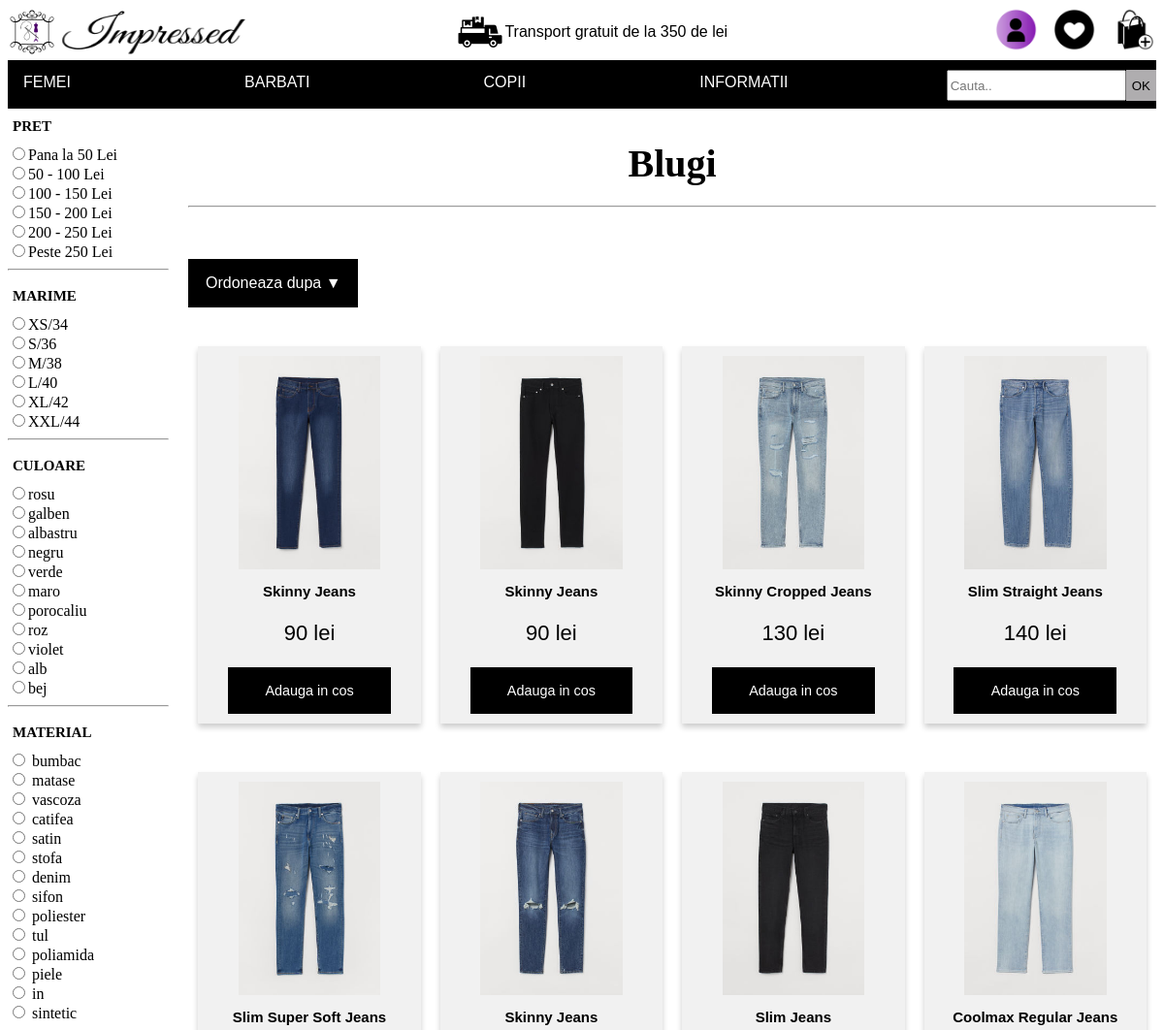
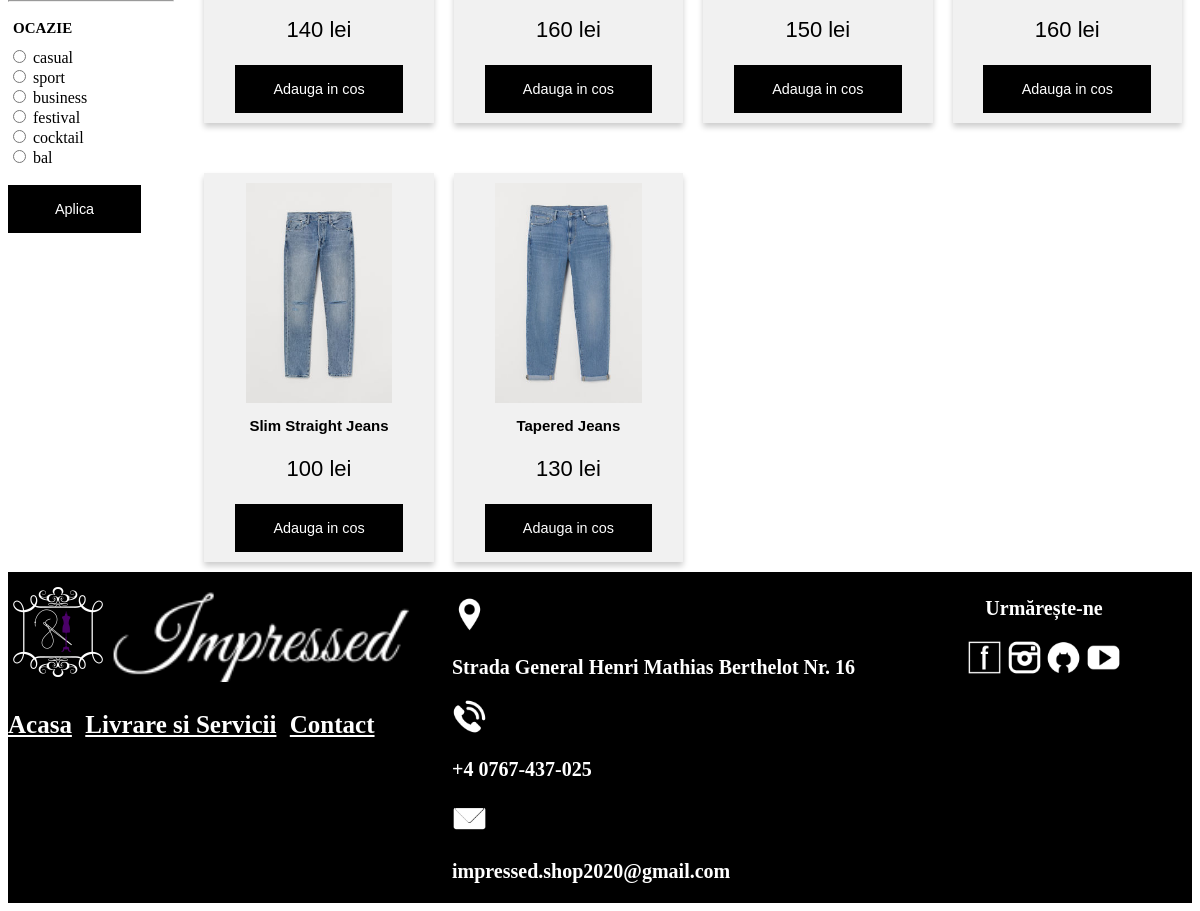
/produse/barbati/blugi, run on the app's committed database (2 pictures, top to bottom).
### tables this page shows
CREATE TABLE `produse` (
  `id_produs` int(10) NOT NULL,
  `nume` varchar(100) DEFAULT NULL,
  `pret` int(10) DEFAULT NULL,
  `material` varchar(100) DEFAULT NULL,
  `imagine` varchar(100) DEFAULT NULL,
  `descriere` varchar(1000) DEFAULT NULL,
  `gen` varchar(100) DEFAULT NULL,
  `tip` varchar(100) DEFAULT NULL,
  `categorie` varchar(30) NOT NULL,
  `culoare` varchar(30) NOT NULL,
  `nr_accesari` int(100) NOT NULL
);

### libs/View.php (called while the page is built, shortened)
<?php
class View
{
    public function render($name)
    {
        require 'views/' . $name . '.php';
    }
}

### controllers/produse.php (called while the page is built, shortened)
<?php
class Produse extends Controller
{
    public function barbati($category)
    {
        $this->view->category = $category;
        $product = new produse_model();
        $this->view->category = $category;
        if (isset($_GET['pret1']) && isset($_GET['pret2']) && isset($_GET['marime']) && isset($_GET['culoare']) && isset($_GET['material']) && isset($_GET['tip'])) {
            if ($_GET['marime'] == 'false') {
                $this->view->result = $product->selectByFilterWithoutSize("'" . $category . "'", $_GET['material'], $_GET['tip'], "'barbati'", $_GET['culoare'], $_GET['pret1'] . " and " . $_GET['pret2'], $this->view->count);
            } else {
                $this->view->result = $product->selectByFilter("'" . $category . "'", $_GET['material'], $_GET['marime'], $_GET['tip'], "'barbati'", $_GET['culoare'], $_GET['pret1'] . " and " . $_GET['pret2'], $this->view->count);
            }
        } else {
            $this->view->result = $product->selectManCategory($category, $this->view->count);
        }
        $this->view->render('menProducts');
    }
}

### index.php (called while the page is built, shortened)
<?php
$bootstrap = new Bootstrap();
$bootstrap->init();

### libs/Database.php (called while the page is built, shortened)
<?php
class Database extends PDO
{
    public  $con;
    public function __construct()
    {
        $this->con = new PDO(DB_TYPE . ':host=' . DB_HOST . ';dbname=' . DB_NAME, DB_USER, DB_PASS);
    }
    public function select2($table_name, $col1, $data1, $col2, $data2)
    {
        $string = "SELECT * FROM " . $table_name . " WHERE " . $col1 . "= ? and " . $col2 . "= ?";
        $stmt = $this->con->prepare($string);
        if ($stmt->execute([$data1, $data2])) return $stmt;
        else return false;
    }
}

### models/produse_model.php (called while the page is built, shortened)
<?php
class Produse_model extends Model
{
    public function selectManCategory($category, &$count)
    {
        return $this->db->select2('produse', 'gen', 'barbati', 'categorie', $category);
    }
}

### views/menProducts.php (the view, shortened to what this page needs)
<!DOCTYPE html>
<html lang="ro">
<head>
    <link href="<?php echo URL; ?>public/css/products.css" rel="stylesheet" />
</head>
<body>
    <header>
        <?php
        require 'header.php';
        ?>
    </header>
    <main>
        <form method="POST" class="filter">
            <div class="prices">
                <h1>PRET</h1>
                <div class="check-price">
                    <label><input type="radio" name="pret" value="0,50" />Pana la 50 Lei</label>
                    <label><input type="radio" name="pret" value="50,100" />50 - 100 Lei</label>
                    <label><input type="radio" name="pret" value="100,150" />100 - 150 Lei</label>
                    <label><input type="radio" name="pret" value="150,200" />150 - 200 Lei</label>
                    <label><input type="radio" name="pret" value="200,250" />200 - 250 Lei</label>
                    <label><input type="radio" name="pret" value="250,1500" />Peste 250 Lei</label>
                </div>
            </div>
            <hr>
            <div class="size">
                <h1>MARIME</h1>
                <div class="check-size">
                    <label><input type="radio" name="marime" value="XS" />XS/34</label>
                    <label><input type="radio" name="marime" value="S" />S/36</label>
                    <label><input type="radio" name="marime" value="M" />M/38</label>
                    <label><input type="radio" name="marime" value="L" />L/40</label>
                    <label><input type="radio" name="marime" value="XL" />XL/42</label>
                    <label><input type="radio" name="marime" value="XXL" />XXL/44</label>
                </div>
            </div>
            <hr>
            <div class="colors">
                <h1> CULOARE </h1>
                <div class="check-colors">
                    <label id="rosu"><input type="radio" name="culoare" value="rosu" />rosu</label>
                    <label id="galben"><input type="radio" name="culoare" value="galben" />galben</label>
                    <label id="albastru"><input type="radio" name="culoare" value="albastru" />albastru</label>
                    <label id="negru"><input type="radio" name="culoare" value="negru" />negru</label>
                    <label id="verde"><input type="radio" name="culoare" value="verde" />verde</label>
                    <label id="maro"><input type="radio" name="culoare" value="maro" />maro</label>
                    <label id="portocaliu"><input type="radio" name="culoare" value="portocaliu" />porocaliu</label>
                    <label id="roz"><input type="radio" name="culoare" value="roz" />roz</label>
                    <label id="mov"><input type="radio" name="culoare" value="mov" />violet</label>
                    <label id="alb"><input type="radio" name="culoare" value="alb" />alb</label>
                    <label id="bej"><input type="radio" name="culoare" value="bej" />bej</label>
                </div>
            </div>
            <hr>
            <div class="fabrics">
                <h1>MATERIAL</h1>
                <div class="check-fabrics">
                    <label><input type="radio" name="material" value="bumbac" /> bumbac</label>
                    <label><input type="radio" name="material" value="matase" /> matase</label>
                    <label><input type="radio" name="material" value="vascoza" /> vascoza</label>
                    <label><input type="radio" name="material" value="catifea" /> catifea</label>
                    <label><input type="radio" name="material" value="satin" /> satin</label>
                    <label><input type="radio" name="material" value="stofa" /> stofa</label>
                    <label><input type="radio" name="material" value="denim" /> denim</label>
                    <label><input type="radio" name="material" value="sifon" /> sifon</label>
                    <label><input type="radio" name="material" value="poliester" /> poliester</label>
                    <label><input type="radio" name="material" value="tul" /> tul</label>
                    <label><input type="radio" name="material" value="poliamida" /> poliamida</label>
                    <label><input type="radio" name="material" value="piele" /> piele</label>
                    <label><input type="radio" name="material" value="in" /> in</label>
                    <label><input type="radio" name="material" value="sintetic" /> sintetic</label>
                </div>
            </div>
            <hr>
            <div class="occasions">
                <h1>OCAZIE</h1>
                <div class="check-occasions">
                    <label><input type="radio" name="tip" value="casual" /> casual</label>
                    <label><input type="radio" name="tip" value="sport" /> sport</label>
                    <label><input type="radio" name="tip" value="business" /> business</label>
                    <label><input type="radio" name="tip" value="festival" /> festival</label>
                    <label><input type="radio" name="tip" value="cocktail" /> cocktail</label>
                    <label><input type="radio" name="tip" value="bal" /> bal</label>
                </div>
            </div>
            <button type="submit" class="aplica" name="aplica-filtre" formaction="<?php echo URL; ?>produse/filtreaza/barbati/<?php echo $this->category; ?>">Aplica</button>
        </form>
        <div class="page">
            <div class="order">
                <h2>
                    <?php
                    if ($this->category == "blugi") echo "Blugi";
                    else if ($this->category == "bluze") echo "Bluze";
                    else if ($this->category == "camasi") echo "Camasi";
                    else if ($this->category == "tricouri") echo "Tricouri";
                    else if ($this->category == "jachete") echo "Jachete";
                    else if ($this->category == "pantaloni") echo "Pantaloni";
                    ?>
                    <hr>
                </h2>
                <div class="sortare">
                    <button class="sortare-buton" onclick="Order()">Ordoneaza dupa ▼</button>
                </div>
            </div>
            <div class="products">
                <?php
                while ($row = $this->result->fetch()) {
                ?>
                    <div class="column">
                        <div class="card">
                            <a href="<?php echo URL . 'produse/produs/' . $row['id_produs'] ?>">
                                <img id="imagine" src="<?php echo URL; ?>public/poze/<?php echo  $row['imagine']; ?>.png">
                            </a>
                            <h1><?php echo  $row['nume']; ?></h1>
                            <p class="price"><?php echo  $row['pret']; ?> lei</p>
                            <form method="POST">
                                <button name="adauga-cos" type="submit" formaction="<?php echo URL; ?>produse/addToCartMenPage/<?php echo $row['id_produs'] ?>/<?php echo $this->category ?>">Adauga in cos</button>
                            </form>
                        </div>
                    </div>
                <?php
                }
                ?>
            </div>
        </div>
    </main>
    <footer>
        <?php
        require 'footer.php';
        ?>
    </footer>
</body>
</html>

### public/css/products.css (style rules this page uses)
* { box-sizing: border-box; }
body { font-family: Arial, Helvetica, sans-serif; }
main { width: 100%; display: flex; flex-direction: row; }
.filter { width: 15%; margin-right: 20px; }
.filter .aplica { border: none; outline: 0; padding: 10px; color: white; background-color: #000; text-align: center; cursor: pointer; width: 80%; height: 6vh; font-size: 0.9rem; margin-bottom: 20px; }
.products { width: 100%; }
.colors, .prices, .size, .occasions { display: flex; flex-direction: column; flex-wrap: wrap; }
.colors h1, .prices h1, .fabrics h1, .size h1, .occasions h1 { text-align: left; font-size: 15px; margin-left: 5px; font-family: Noto Sans KR; }
.fabrics, .check-fabrics, .check-price, .check-size, .check-occasions, .check-colors { display: flex; flex-direction: column; font-family: Noto Sans KR; }
.page { width: 90%; display: flex; flex-direction: column; }
.order { width: 100%; display: flex; flex-direction: column; }
.order h2 { font-size: 40px; text-align: center; font-family: 'Pacifico'; }
.sortare-buton { background-color: black; color: white; padding: 16px; font-size: 16px; border: none; cursor: pointer; min-width: 175px; }
.sortare { position: relative; display: inline-block; }
.card { box-shadow: 0 4px 6px 0 rgba(0, 0, 0, 0.2); max-width: 400px; text-align: center; font-family: arial; padding: 10px; background-color: #f1f1f1; margin-bottom: 10px; }
.price { color: black; font-size: 22px; }
h1 { font-size: 15px; }
.column .card #imagine { width: 70%; height: 70%; }
.card button { border: none; outline: 0; padding: 10px; color: white; background-color: #000; text-align: center; cursor: pointer; width: 80%; height: 6vh; font-size: 0.9rem; }
.column { float: left; width: 25%; padding: 0 10px; margin-top: 40px; }

### public/css/header1.css (style rules this page uses)
header { font-family: Arial; width: 100%; }

### data on the page
produse: imagine (picture), nume "Skinny Jeans", pret "90"
produse: imagine (picture), nume "Skinny Jeans", pret "90"
produse: imagine (picture), nume "Skinny Cropped Jeans", pret "130"
produse: imagine (picture), nume "Slim Straight Jeans", pret "140"
produse: imagine (picture), nume "Slim Super Soft Jeans", pret "140"
produse: imagine (picture), nume "Skinny Jeans", pret "160"
produse: imagine (picture), nume "Slim Jeans", pret "150"
produse: imagine (picture), nume "Coolmax Regular Jeans", pret "160"
produse: imagine (picture), nume "Slim Straight Jeans", pret "100"
produse: imagine (picture), nume "Tapered Jeans", pret "130"
